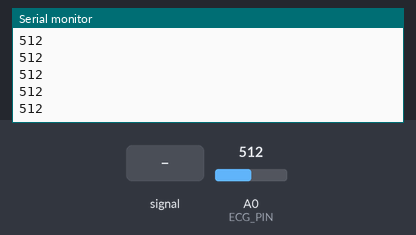
Recording of a sketch running on a simulated Arduino Uno, built with avr-gcc and run on an emulated ATmega328P. On the bench: the last lines printed to the serial monitor. The inputs (shaded band) are chosen by the test bench; at power-on: A0 (ECG_PIN) = 512.

Above: at 1.2 s.
1.3 s: A0 (ECG_PIN) fed a 200 Hz sine of ±81 counts around its level
At 2.0 s:
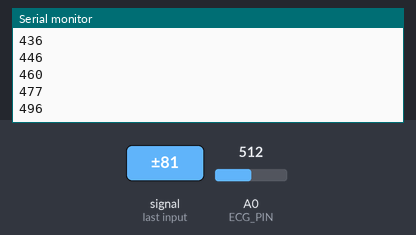
2.8 s: A0 (ECG_PIN) set to 716
At 3.6 s:
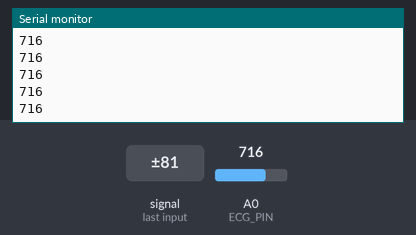
4.3 s: A0 (ECG_PIN) fed a 1000 Hz sine of ±255 counts around its level
At 5.2 s:
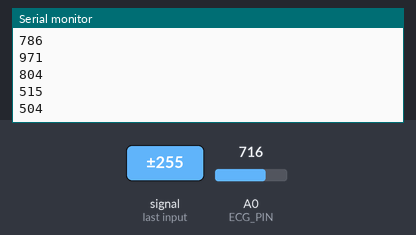
5.8 s: A0 (ECG_PIN) set to 900
At 6.7 s:
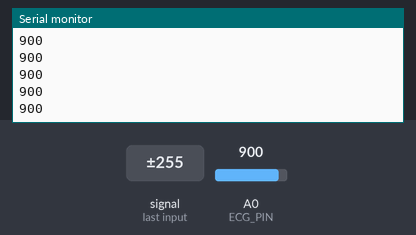
Timing chart, 0 to 8.3 s (numbered marks = the images above; inputs shaded):
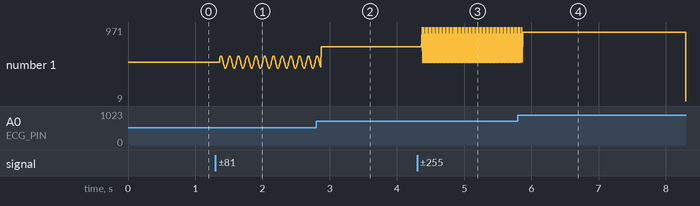

Measured:
- after the input at 1.3 s, the serial monitor: prints a new line after 0.07 s (image 1)
- after the input at 2.8 s, the serial monitor: prints a new line after 0.07 s (image 2)
- after the input at 4.3 s, the serial monitor: prints a new line after 0.07 s (image 3)
- after the input at 5.8 s, the serial monitor: prints a new line after 0.07 s (image 4)
- plotted number 1: 512 → 571 after the input at 1.3 s, 571 → 716 after the input at 2.8 s, 716 → 786 after the input at 4.3 s

The sketch:

ECG_main.ino
```cpp
// filters out changes faster that 5 Hz.
//#include <Filters.h>

//float filterFrequency = 8;
//float HighpassFrequency = 1;

// create a one pole (RC) lowpass filter
//FilterOnePole lowpassFilter( LOWPASS, filterFrequency );
//FilterOnePole highpassFilter( HIGHPASS, HighpassFrequency);

int buffer[10];

void setup()
{
   Serial.begin(9600);

}

void loop()
{
   int ecg = read_ECG();
   Serial.println(ecg);


}
```

read_ECG.ino
```cpp
#define ECG_PIN A0

int read_ECG(void)
{
    int x = analogRead(ECG_PIN);
    return x;
}
```

read_EEPROM.ino
```cpp
#include <EEPROM.h>

//int EEPROM_WRITE = 1; // IF 1, write ECG data to EEPROM
//EEPROM.write(1,EEPROM_WRITE);


void read_EEPROM(void)
{
   if (EEPROM.read(1) == 0)
   {
      for (int i=1; i < EEPROM.length(); i++)
      {
         int ecg = analogRead(A1);
         EEPROM.write(i,ecg);
      }
   }
   else
   {
      for (int i=7;i < EEPROM.length() - 5;i++)
      {
         int x1 = EEPROM.read(i-5);
         int x2 = EEPROM.read(i-4);
         int x3 = EEPROM.read(i-3);
         int x4 = EEPROM.read(i-2);
         int x5 = EEPROM.read(i-1);
         int x6 = EEPROM.read(i);
         int sum = (x1 + x2 + x3 + x4 + x5 + x6) / 6;
         Serial.println(sum);
         //Serial.print(' ');
         //Serial.println(x1);
         //Serial.print(' ');

      }
   }
}
```
